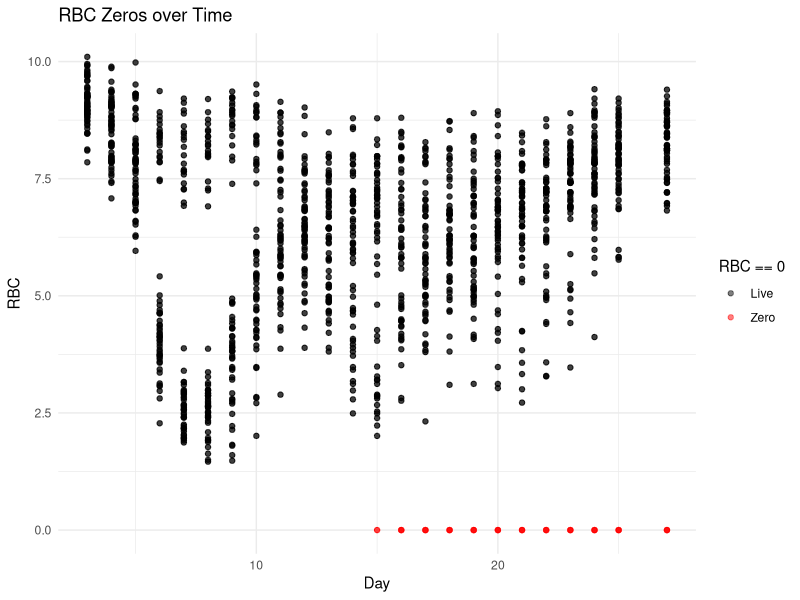
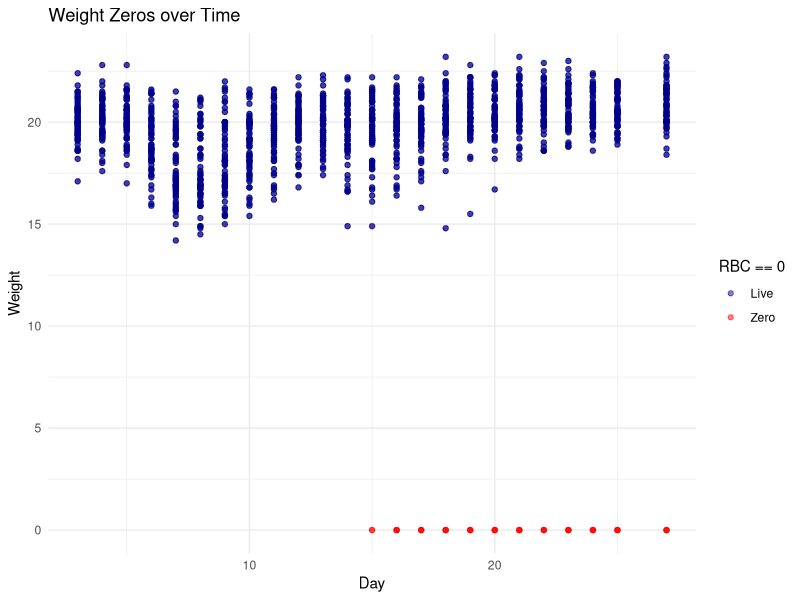
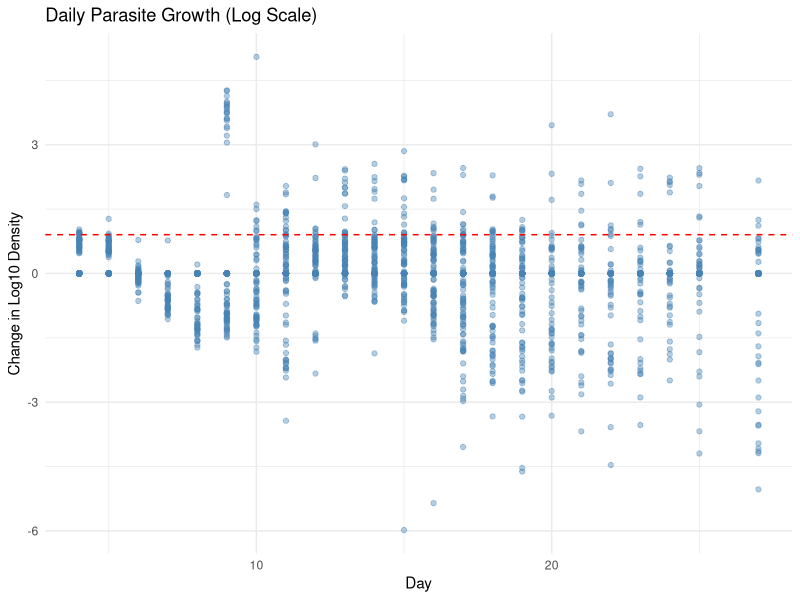
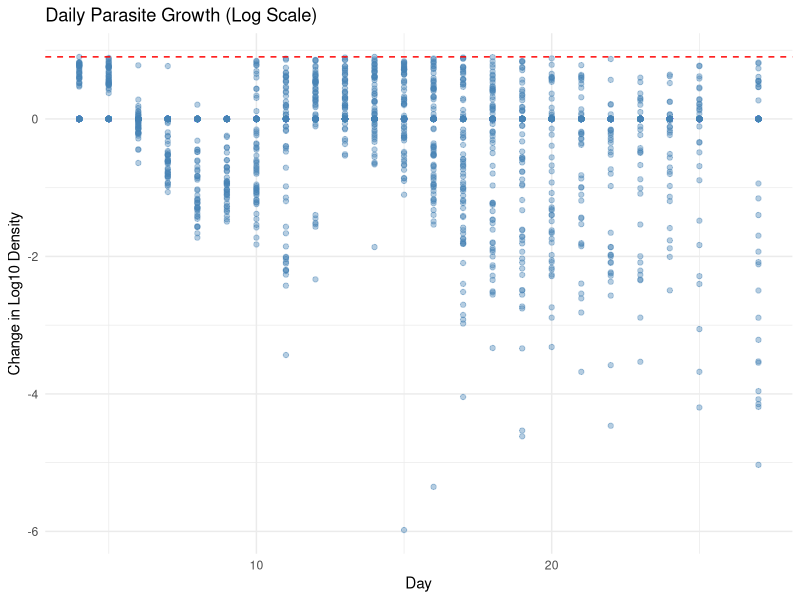

Here is the R script that generated these plots, in order:
#------------Imports--------
library(tidyverse)
library(readxl)
library(ggplot2)
library(dplyr)
library(forcats)

data_original <- read_xlsx("dataset.xlsx")
summary(data_original)

#--------Cleaning and Organization----------
#Check data classes -- variable types, Mouse IDs
sapply(data_original, class) # --> All values numeric

#remove mice excluded from analysis (9.4, 10.5, 12.2, 12.4, 13.4)
remove_mice <- function(data_original, box_num, mouse_num){
  data_subset <- subset(data_original, !(Box==box_num & Mouse==mouse_num))
}
data_clean <- remove_mice(data_original, 9,4)
data_clean <- remove_mice(data_clean, 10,5)
data_clean <- remove_mice(data_clean, 12,2)
data_clean <- remove_mice(data_clean, 12,4)
data_clean <- remove_mice(data_clean, 13,4)
nrow(data_original)
nrow(data_clean)

#remove R.gam and S.gam
data_clean <- data_clean |>
  select(-R.gam, -S.gam)

#change Box and Mouse into factors
data_clean <- data_clean |> mutate(
  Box = as.factor(Box),
  Mouse = as.factor(Mouse),
  Mouse_ID = as.factor(paste(Box, Mouse, sep = "_")) #Unique identifier
)
summary(data_clean)

# merge R_asex and S_asex
data_clean <- pivot_longer(
  data_clean,
  cols = c(R.asex, S.asex), 
  names_to = "Strain", 
  values_to = "Density"
)
head(data_clean)

#Check NA values
sum(is.na(data_clean)) # No NA values

#log10 transform data
data_clean <- data_clean |>
  mutate(
    log_density = log10(Density + 1)
  )

#----------------Check for zeros in RBC and Weight-------------
ggplot(data_clean, aes(x = Day, y = RBC)) +
  geom_point(aes(color = RBC == 0), alpha = 0.5) +
  scale_color_manual(values = c("black", "red"), labels = c("Live", "Zero")) +
  theme_minimal() +
  labs(title = "RBC Zeros over Time")

ggplot(data_clean, aes(x = Day, y = Weight)) +
  geom_point(aes(color = RBC == 0), alpha = 0.5) +
  scale_color_manual(values = c("darkblue", "red"), labels = c("Live", "Zero")) +
  theme_minimal() +
  labs(title = "Weight Zeros over Time")

#------------------- Parasite Anomalies ----------------
# daily-fold change of parasite density/day -> one parasite should be making 8 progeny per day
data_clean <- data_clean |>
  arrange(Mouse_ID, Strain, Day) |>
  group_by(Mouse_ID, Strain) |>
  mutate(
    log_growth = log_density - lag(log_density)
  ) |>
  filter(!is.na(log_growth))

ggplot(data_clean, aes(x = Day, y = log_growth)) +
  geom_point(alpha = 0.4, color = "steelblue") +
  geom_hline(yintercept = log10(8), linetype = "dashed", color = "red") + 
  labs(title = "Daily Parasite Growth (Log Scale)",
       y = "Change in Log10 Density") +
  theme_minimal()

total_anomalies <- sum(data_clean$log_growth > log10(8), na.rm = TRUE)
print(paste("Total biological anomalies found:", total_anomalies))

# Mask impossible growth values as NA
data_clean <- data_clean |>
  mutate(
    log_growth = ifelse(log_growth > log10(8), NA, log_growth)
  )
sum(is.na(data_clean$log_growth))

#Check fold change after removing anomalies
ggplot(data_clean, aes(x = Day, y = log_growth)) +
  geom_point(alpha = 0.4, color = "steelblue") +
  geom_hline(yintercept = log10(8), linetype = "dashed", color = "red") + 
  labs(title = "Daily Parasite Growth (Log Scale)",
       y = "Change in Log10 Density") +
  theme_minimal()

#-----------------------Save as .rds-----------------------
saveRDS(data_clean, file="cleaned_malaria_data.rds")

